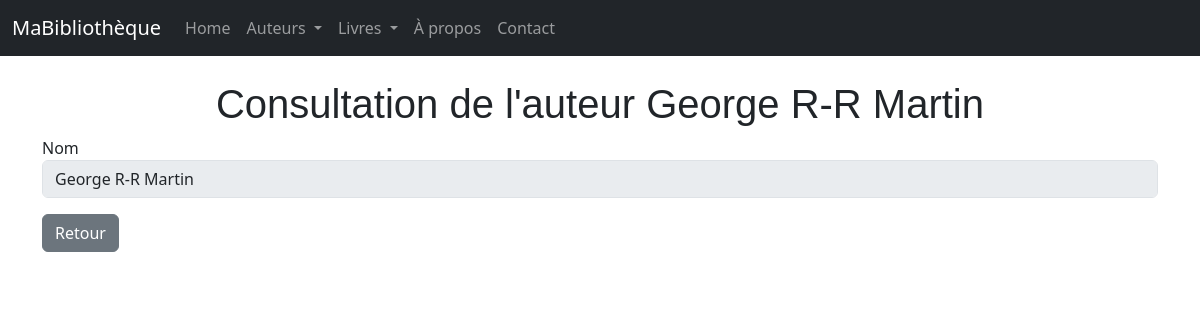
/auteurs/2/view/, run on an earlier commit of the app's database.
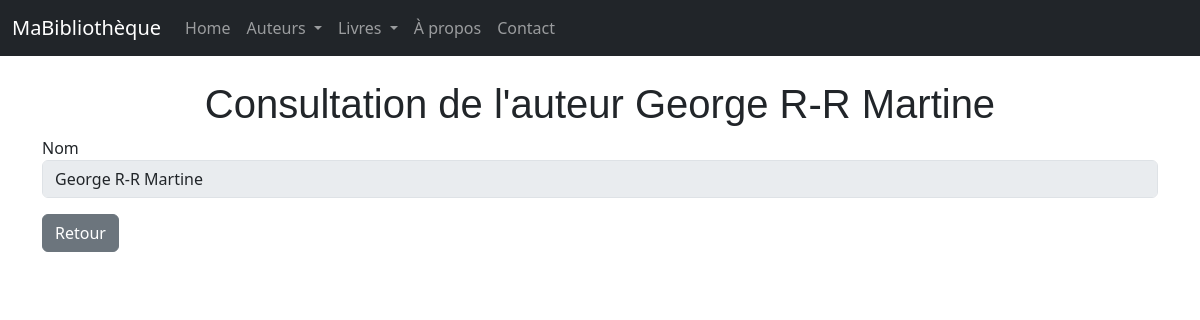
And on a later commit of the database.
### monApp/models.py (models this page shows, shortened)
class Auteur(db.Model):
    idA = db.Column(db.Integer, primary_key=True)
    Nom = db.Column(db.String(100))

### monApp/views.py (the view)
@app.route('/auteurs/<idA>/view/')
def viewAuteur(idA):
    unAuteur = Auteur.query.get(idA)
    unForm = FormAuteur(idA=unAuteur.idA, Nom=unAuteur.Nom)
    return render_template("auteur_view.html", selectedAuteur=unAuteur, viewForm=unForm)

### monApp/forms.py
class FormAuteur(FlaskForm):
    idA=HiddenField('idA')
    Nom = StringField ('Nom', validators =[DataRequired()])

### monApp/templates/auteur_view.html (shortened to what this page needs)
{% extends "base.html" %}
{% block main %}
    <h1>Consultation de l'auteur {{ selectedAuteur.Nom }}</h1>
    <form role="form" method="POST" action="">
        <div class="form-group mb-3">
            {{ viewForm.Nom.label }}
            {{ viewForm.Nom(size=50, disabled=True, class_="form-control") }}
        </div>
        <a href="{{ url_for('getAuteurs') }}" class="btn btn-secondary">Retour</a>
    </form>
{% endblock %}

### monApp/templates/base.html (shortened to what this page needs)
<!DOCTYPE html>
<html lang="en">
<head>
    <link rel="stylesheet" href="{{ url_for('static', filename='css/style.css') }}">
    <link href="https://cdn.jsdelivr.net/npm/bootstrap@5.3.0/dist/css/bootstrap.min.css" rel="stylesheet">
</head>
<body>
    {% block navbar %}
    <nav class="navbar navbar-expand-md navbar-dark bg-dark fixed-top">
        <div class="container-fluid">
            <a class="navbar-brand">MaBibliothèque</a>
            <div class="collapse navbar-collapse" id="mainNavbar">
                <ul class="navbar-nav me-auto mb-2 mb-md-0">
                    <li class="nav-item">
                        <a class="nav-link" href="{{ url_for('index') }}">Home</a>
                    </li>
                    <li class="nav-item dropdown">
                        <a class="nav-link dropdown-toggle" href="#" id="auteursDropdown" role="button" data-bs-toggle="dropdown" aria-expanded="false">
                            Auteurs
                        </a>
                    </li>
                    <li class="nav-item dropdown">
                        <a class="nav-link dropdown-toggle" href="#" id="livresDropdown" role="button" data-bs-toggle="dropdown" aria-expanded="false">
                            Livres
                        </a>
                    </li>
                    <li class="nav-item">
                        <a class="nav-link" href="{{ url_for('about') }}">À propos</a>
                    </li>
                    <li class="nav-item">
                        <a class="nav-link" href="{{ url_for('contact') }}">Contact</a>
                    </li>
                </ul>
            </div>
        </div>
    </nav>
    {% endblock %}
    {% block content %}
    <main role="main" class="container">
        {% block main %}{% endblock %}
    </main>
    {% endblock %}
</body>
</html>

### monApp/static/css/style.css (style rules this page uses)
.container { margin-top: 5em; }
body { font-family: sans-serif; }
h1 { color: rgb(197, 107, 107); text-align: center; font-family: Arial, sans-serif; }

What changed in the data, as far as the page shows it:
changed Auteur: Nom "George R-R Martin" → "George R-R Martine"
